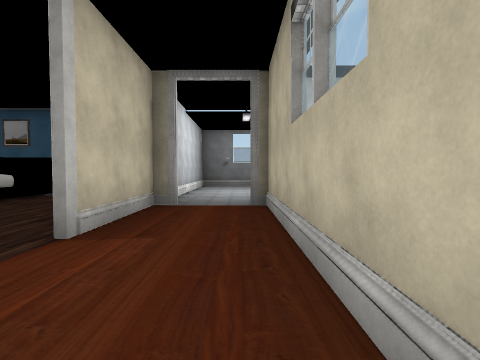
[1] (above)

16 first-person views from a walk through a 3-D level made in the Unity game engine. The camera is 1.5 m above the floor, tilts 2° down and sees 85° across. The floor is counted in squares, 2 m on a side. Each view is taken from the middle of a square. On the plan, view 1 faces up. The plan holds only what a view shows up to about 9 squares ahead; the rest is blank. The player is left out. Door leaves are left out, so doorways stand open. Some surface patterns are stand-ins.

[2]
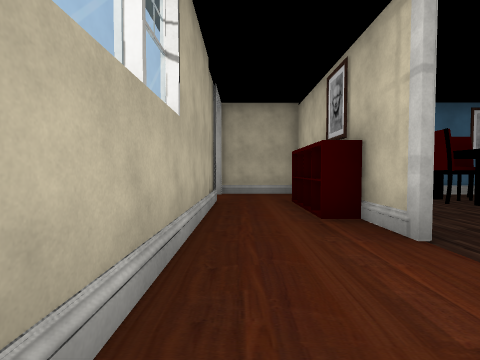

[3]
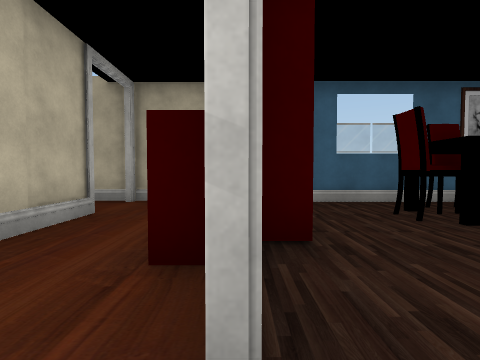

[4]
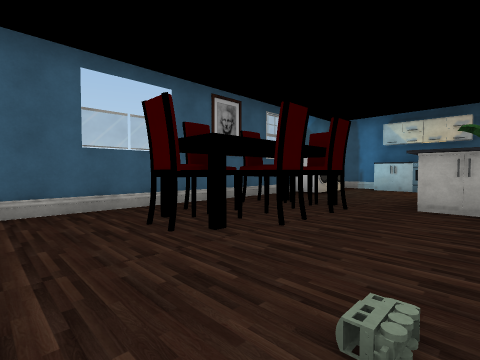

[5]
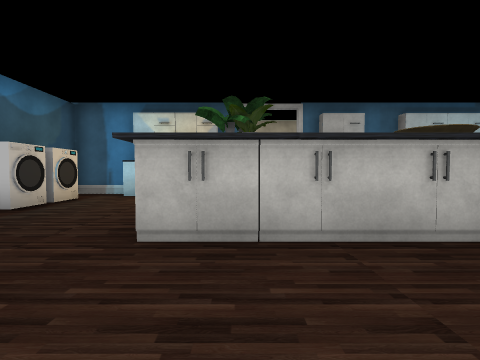

[6]
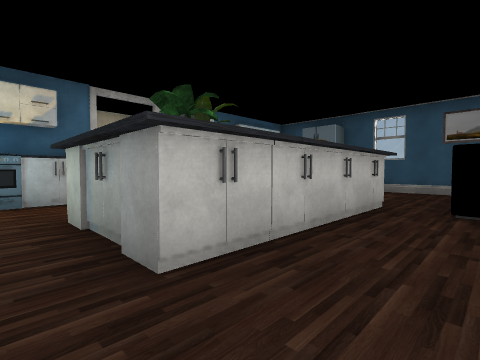

[7]
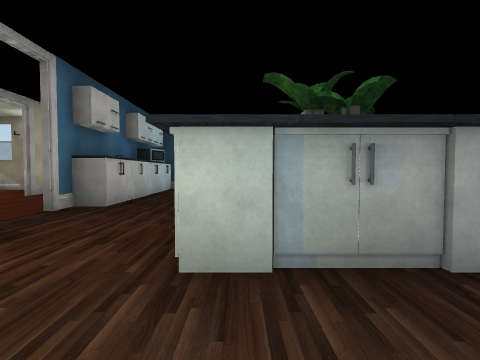

[8]
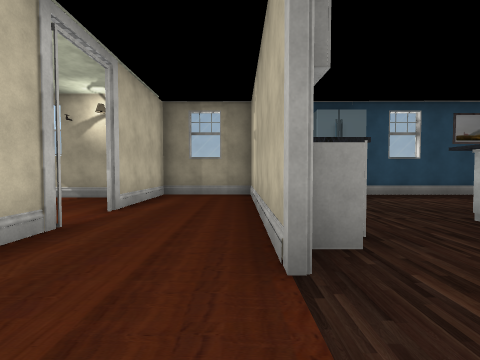

[9]
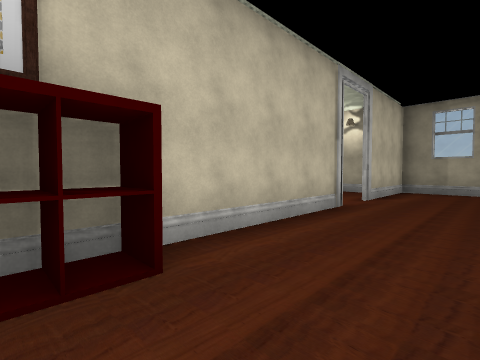

[10]
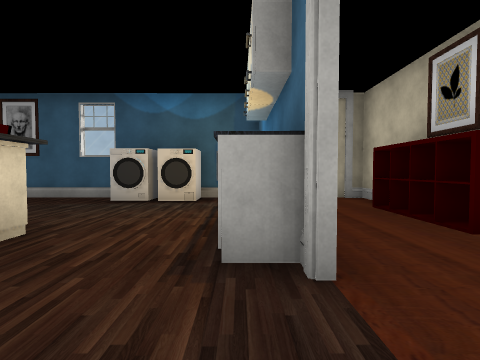

[11]
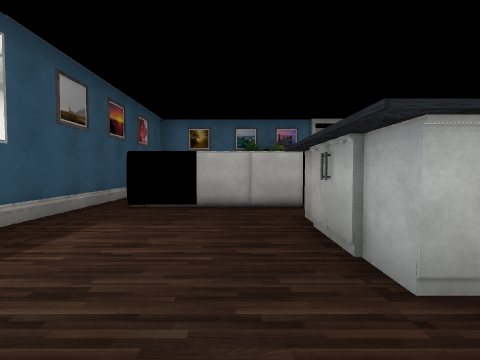

[12]
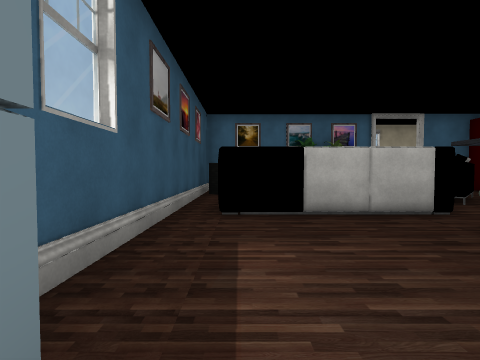

[13]
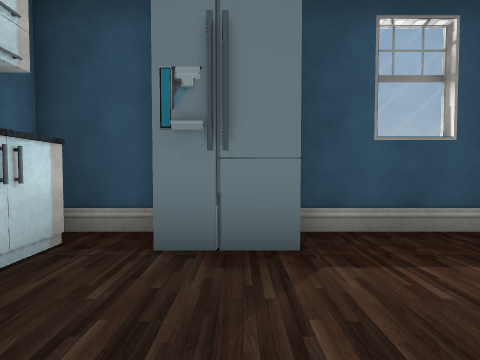

[14]
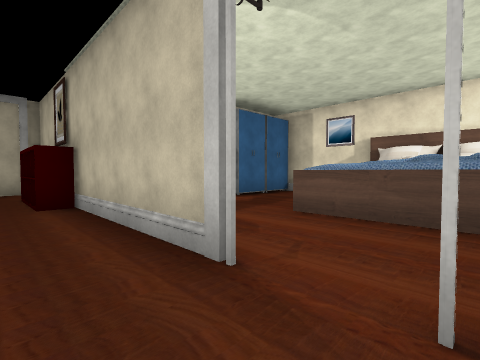

[15]
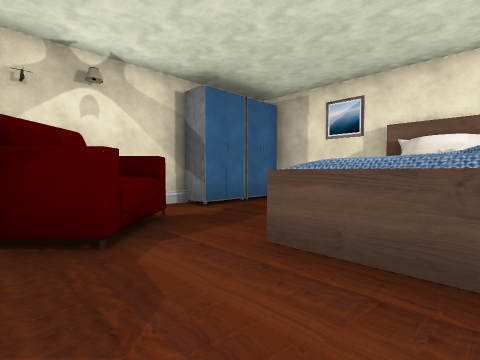

[16]
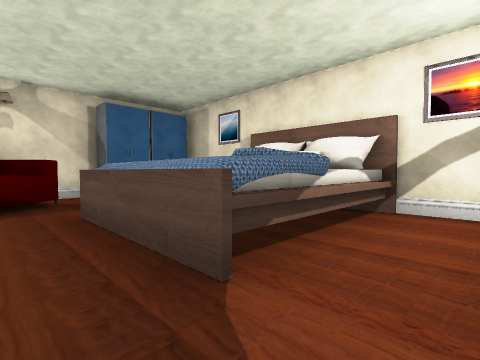

### Floor plan
Key: @ floor where view 1 was taken; # wall or solid block; x gap in a wall; . floor; D open door; ^ raised ledge; C chair; R rack; P plant; Y dryer; W washer; S stove; F fridge; I pillow; A cabinet; O other object.
Columns run from 25 left of view 1 to 2 right of it. Each row starts with its distance up from view 1.
 10        ### ###########
  9      ###..#..F.......###..
  8 #......#..#O...... #   #..
  7 #......#...O......#^.  #..
  6  I###..#D..O......#^.. #D.#
  5     #...D..O..#O#.# ... D.#
  4     #..#..#O..OOO..  ..#..#
  3     ...#..#...  O..O  .#..#
  2    ...OO......  O...O  ...#
  1   ...OOO...O..OPO......#..#
  0  #AA..O#O..O..#O#......#.@#
 -1     #   O..S..........OR..#
 -2         O. O....OC.CC.. ..#
 -3         ..#......O.CO.. ..D
 -4        #..#.#WY........ ..D
 -5        ###     ############x

Positions as (right, up) in squares from view 1, and headings:
1: (0, 0), facing up
2: (0, 4), facing down
3: (-2, 2), facing down
4: (-3, 1), facing down-left
5: (-6, 1), facing left
6: (-7, -1), facing up-left
7: (-11, -2), facing up
8: (-15, 1), facing up
9: (-15, -1), facing up-left
10: (-14, 3), facing down
11: (-13, 6), facing right
12: (-12, 8), facing right
13: (-12, 6), facing up
14: (-16, 6), facing down-left
15: (-18, 5), facing down-left
16: (-19, 8), facing down-left
